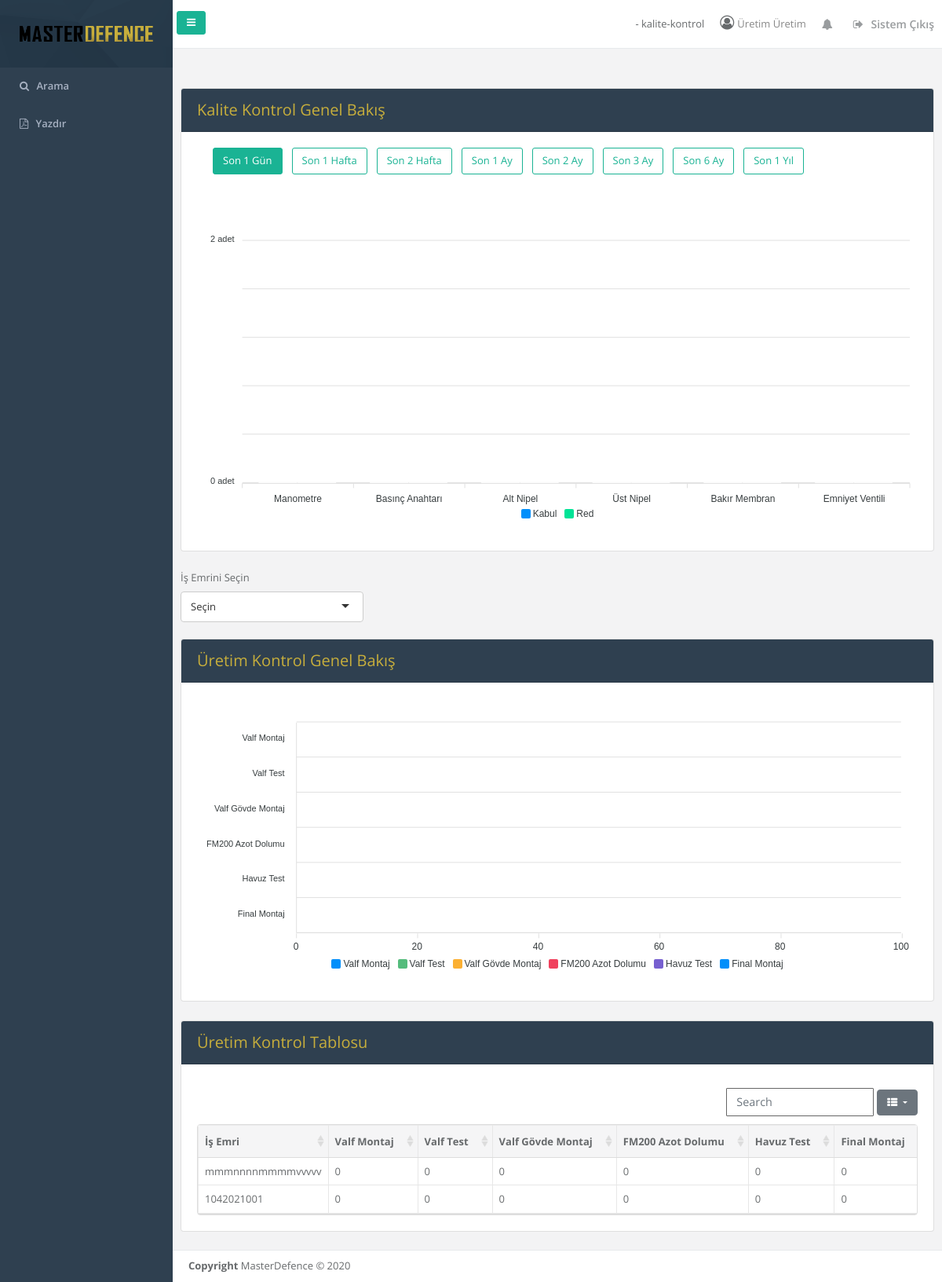
Page / (signed in) on the earlier database version.
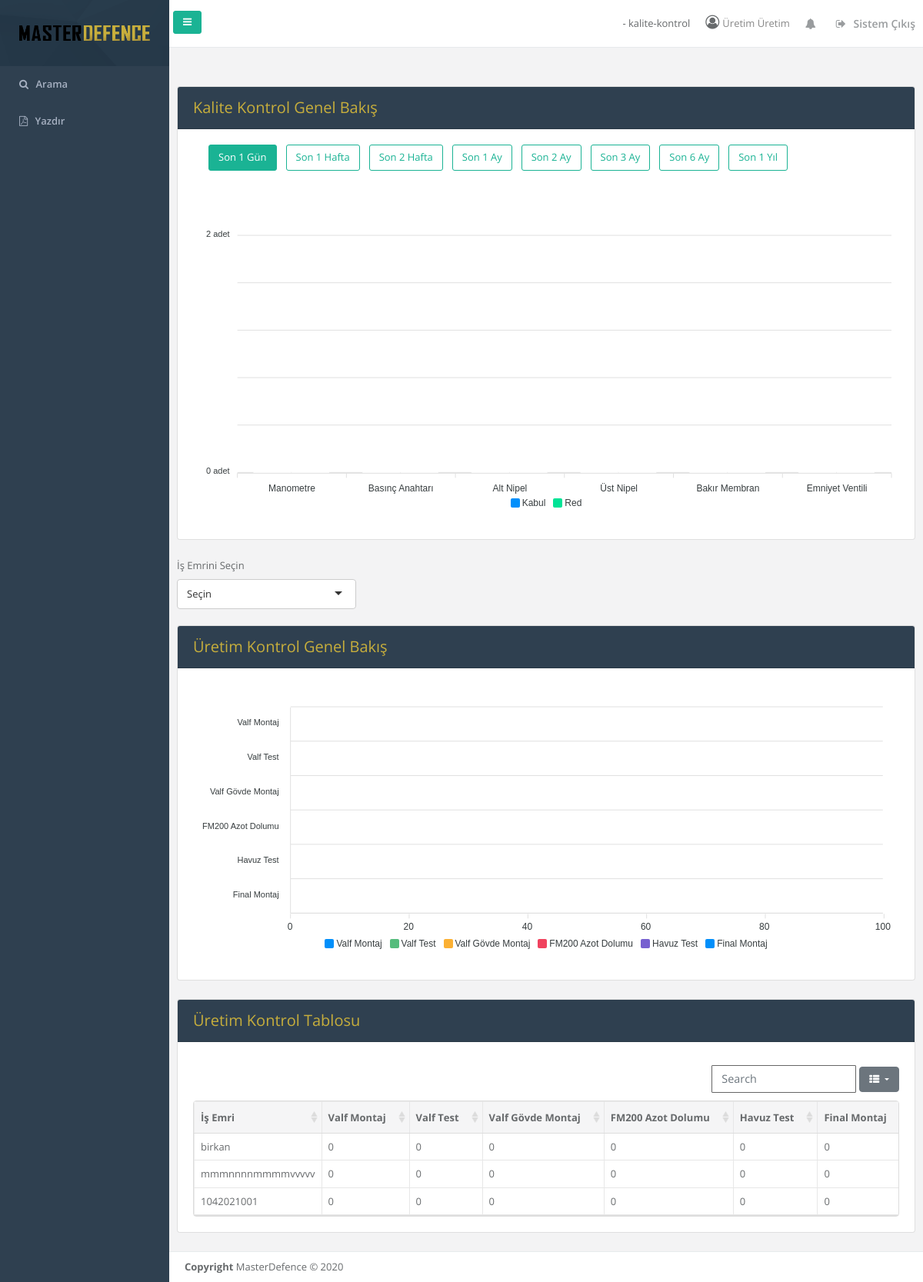
Same page on the later database version.
### base/models.py (models this page shows, shortened)
class Emir(models.Model):
    is_emri = models.CharField(max_length=100,unique=True)
    tup_sayisi = models.CharField(max_length=100)
    urun_kodu = models.CharField(max_length=100)
    başlangıç = models.DateField(default=timezone.now)
    bitiş = models.DateField(default=timezone.now)
    emri_veren = models.CharField(max_length=100)
    grup = models.CharField(max_length=100,null=True,blank=True)
    emir_zamani = models.DateTimeField(default=timezone.now)
    tup_govde_turu = models.CharField(max_length=100,null=True)
    valf_turu = models.CharField(max_length=100,null=True)
    renk = models.CharField(max_length=100,null=True)
    sodyum_bikarbonat_miktari = models.CharField(max_length=100,null=True)
    fm200_miktari = models.CharField(max_length=100,null=True)
    bos_agirlik_miktari = models.CharField(max_length=100,null=True)
    emniyet_ventil_turu = models.CharField(max_length=100,null=True)
    oncelik = models.PositiveIntegerField(default=1)
    durum = models.CharField(default="Başlanmamış",max_length=20)
    musteri = models.CharField(max_length=100,null=True,blank=True)
    bolum = models.CharField(max_length=100,null=True,blank=True)
    siparis = models.CharField(max_length=100,null=True,blank=True) #müşteri sipariş numarası
    ağırlık_alt_limit = models.PositiveIntegerField(default=1)
    ağırlık_üst_limit = models.PositiveIntegerField(default=1)

### base/views.py (the view)
# urls.py: path('', views.index, name='index'),
@login_required
def index(request):
        grup = request.user.grup
        birim = request.user.birim
        emirler = Emir.objects.filter(durum="Aktif")
        l = list()
        for e in emirler.values():
            data = dict()
            data['is_emri'] = e['is_emri']
            data['valfmontaj'] = Uretim.objects.filter(tur="kurlenme").filter(is_emri=e['is_emri']).count()or 0
            data['valftest'] = Uretim.objects.filter(tur="valftest").filter(is_emri=e['is_emri']).count()or 0
            data['valfgovde'] = Uretim.objects.filter(tur="valfgovde").filter(is_emri=e['is_emri']).count()or 0
            data['fm200'] = Uretim.objects.filter(tur="fm200").filter(is_emri=e['is_emri']).count()or 0
            data['havuztest'] = Uretim.objects.filter(tur="havuztest").filter(is_emri=e['is_emri']).count()or 0
            data['finalmontaj'] = Uretim.objects.filter(tur="finalmontaj").filter(is_emri=e['is_emri']).count()or 0
            l.append(data)
        print(l)
        return render(request,'index.html', {  'grup' : grup, "emirler" : emirler, 'birim': birim,'server' : server,'uretims':l})

### base/templates/index.html (shortened to what this page needs)
{% extends "base.html" %}
{% load static %}
{% block style %}
<link href="{% static 'css/bootstrap-tables.css' %}" rel="stylesheet">
<link href="{% static 'css/selectize.min.css' %}" rel="stylesheet">
{% endblock %}
{% block content %}
<div class="card mb-4">
  <div class="card-header"  style="color: #c7ae3c;background-color: #2f4050; font-size: 20px;">
    Kalite Kontrol Genel Bakış
  </div>
  <ul class="zaman" style="list-style: none;margin-top: 20px;">
    <li>
      <label for="son1gun" class="btn btn-outline-primary">Son 1 Gün</label>
    </li>
    <li>
      <label for="son1hafta" class="btn btn-outline-primary">Son 1 Hafta</label>
    </li>
    <li>
      <label for="son2hafta" class="btn btn-outline-primary">Son 2 Hafta</label>
    </li>
    <li>
      <label for="son1ay" class="btn btn-outline-primary">Son 1 Ay</label>
    </li>
    <li>
      <label for="son2ay" class="btn btn-outline-primary">Son 2 Ay</label>
    </li>
    <li>
      <label for="son3ay" class="btn btn-outline-primary">Son 3 Ay</label>
    </li>
    <li>
      <label for="son6ay" class="btn btn-outline-primary">Son 6 Ay</label>
    </li>
    <li>
      <label for="son12ay" class="btn btn-outline-primary">Son 1 Yıl</label>
    </li>
  </ul>
  <div class="card-body row">
    <div class="col-lg-12">
      <div id="kaliteBar"></div>
    </div>
  </div>
</div>
  <form class="form-row">
      <div class="form-group col-md-3">
        <label for="uretimdurum">İş Emrini Seçin</label>
        </div>
  </form>
<div class="card mb-4">
  <div class="card-header"  style="color: #c7ae3c;background-color: #2f4050; font-size: 20px;">
    Üretim Kontrol Genel Bakış
  </div>
  <div class="card-body row">
    <div class="col-lg-12">
      <div id="uretimBar"></div>
    </div>
  </div>
</div>
<div class="card mb-4">
  <div class="card-header"  style="color: #c7ae3c;background-color: #2f4050; font-size: 20px;">
    Üretim Kontrol Tablosu
  </div>
  <div class="card-body row">
    <div class="col-lg-12">
    <table id="table"
         data-toggle="table"
         data-filter-control="true"
         data-click-to-select="true"
         data-show-columns="true"
         data-search="true"
         data-toolbar="#toolbar">
    <thead>
      <tr>
        <th data-field="isemri" data-sortable="true">İş Emri</th>
        <th data-field="tup_sayisi" data-sortable="true">Valf Montaj</th>
        <th data-field="baslangic" data-sortable="true">Valf Test</th>
        <th data-field="bitis" data-sortable="true">Valf Gövde Montaj</th>
        <th data-field="amir" data-sortable="true">FM200 Azot Dolumu</th>
        <th data-field="zaman" data-sortable="true">Havuz Test</th>
        <th data-field="durum" data-sortable="true">Final Montaj</th>
      </tr>
    </thead>
    <tbody>
      {% for uretim in uretims %}
        <tr>
          <td>{{ uretim.is_emri }}</td>
          <td>{{ uretim.valfmontaj }}</td>
          <td>{{ uretim.valftest }}</td>
          <td>{{ uretim.valfgovde }}</td>
          <td>{{ uretim.fm200 }}</td>
          <td>{{ uretim.havuztest }}</td>
          <td>{{ uretim.finalmontaj }}</td>
        </tr>
      {% endfor %}
    </tbody>
    </table>
    </div>
  </div>
</div>
{% endblock %}

### base/templates/base.html (shortened to what this page needs)
{% load static %}
<!DOCTYPE html>
<html>
<head>
    <link href="{% static 'css/bootstrap.min.css' %}" rel="stylesheet">
    <link href="{% static 'font-awesome/css/font-awesome.css' %}" rel="stylesheet">
    <link href="{% static 'css/animate.css' %}" rel="stylesheet">
    <link href="{% static 'css/style.css' %}" rel="stylesheet">
    <link href="{% static 'css/sweetalert2.min.css' %}" rel="stylesheet">
    <link href="{% static 'css/toastr.min.css' %}" rel="stylesheet">
    {% block style %}
    {% endblock %}
</head>
<body>
<div id="wrapper">
    {% include "external/sidebar.html" %}
    <div id="page-wrapper" class="gray-bg">
        <div class="row border-bottom">
            <nav class="navbar navbar-static-top white-bg" role="navigation" style="margin-bottom: 0">
                <div class="navbar-header">
                    <a class="navbar-minimalize minimalize-styl-2 btn btn-primary position-fixed" style="z-index: 11;" href="#"><i class="fa fa-bars"></i> </a>
                </div>
                <ul class="nav navbar-top-links navbar-right">
                     {% if user.is_authenticated %}
                     <li class="mr-6" style="margin-right: 20px">{{ request.user.birim }} - {{ request.user.grup }}</li>
                     <li>
                        <i class="fa fa-user-circle-o" style="font-size: 18px"></i><span class="m-r-sm text-muted text-capitalize ml-1">{{ request.user.first_name }} {{ request.user.last_name }}</span>
                    </li>
                    <li class="dropdown">
                        <a class="dropdown-toggle count-info" data-toggle="dropdown" href="#">
                            <i class="fa fa-bell"></i>
                        </a>
                    </li>
                    <li>
                        <a href="/logout">
                            <i class="fa fa-sign-out"></i> Sistem Çıkış
                        </a>
                    </li>
                    {% endif %}
                </ul>
            </nav>
        </div>
        <div class="wrapper wrapper-content animated fadeInRight">
            <div class="row">
                <div class="col-lg-12">
                    <div class= "m-t-lg">
                        {% block content %}
                        {% endblock %}
                    </div>
                </div>
            </div>
        </div>
        <div class="footer">
            <div>
                <strong>Copyright</strong> MasterDefence &copy; 2020
            </div>
        </div>
    </div>
</div>
</body>
</html>

### base/templates/external/sidebar.html (shortened to what this page needs)
{% load static %}
{% block sidebar %}
<nav class="navbar-default navbar-static-side" style="position: fixed;" role="navigation">
    <div class="sidebar-collapse">
        <ul class="nav metismenu" id="side-menu">
            <li class="nav-header">
                <div class="dropdown profile-element">
                    <a  href="/">
                        <div class="logom" style="background-image: url({% static 'img/logo.png' %});"></div>
                    </a>
                </div>
            </li>
            <li {% if request.path == "/arama" %} class="active"  {% endif %}>
                <a href="/arama"><i class="fa fa-search"></i> <span class="nav-label">Arama</span></a>
            </li>
            {% if True %}
            <li {% if request.path == "/yazdir" %} class="active"  {% endif %}>
                <a href="/yazdir"><i class="fa fa-file-pdf-o"></i> <span class="nav-label">Yazdır</span> </a>
            </li>
            {% endif %}
        </ul>
    </div>
</nav>
{% endblock %}

### base/templates/index.html (style rules this page uses)
.zaman li { float: left; margin-right: 12px; }
.btn-outline-primary { border-color: #1ab394; color: #1ab394; }
.zaman input[type="radio"]:checked + label { background-color: #1ab394; color: #fff; }

Differences in the rows shown:
now on this page (row edited): Emir: is_emri "birkan"
Other differences:
new list line: "0 0 0 0 0 0"
